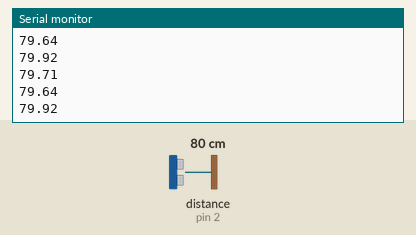
Recording of a sketch running on a simulated Arduino Uno, built with avr-gcc and run on an emulated ATmega328P. Parts: the last lines printed to the serial monitor. Wiring (inferred from the names in the program): ultrasonic range finder: trigger pin 6; echo pin 2. The inputs (shaded band) are chosen by the test bench; at power-on: distance to the obstacle (sensor on pin 2) 80 cm. The echo pulse lasts 58.3 µs per cm.

Above: at 1.2 s.
1.3 s: distance to the obstacle (sensor on pin 2) set to 2 cm
At 2.0 s:
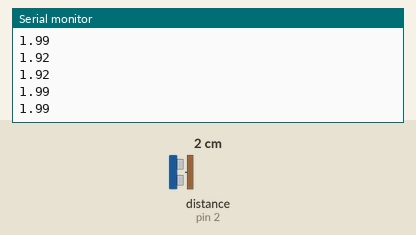
2.8 s: distance to the obstacle (sensor on pin 2) set to 4 cm
At 3.6 s:
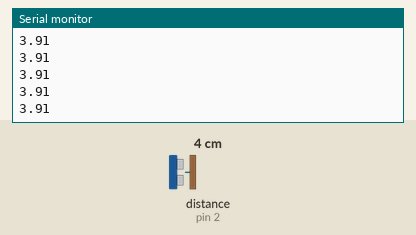
Timing chart, 0 to 5.8 s (numbered marks = the images above; inputs shaded):
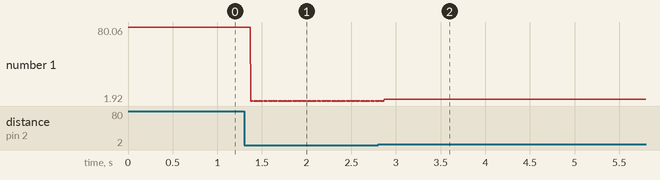

The sketch:

ej2_interrupt.ino
```cpp
/*
Observación:
- Tuve que unificar los handler de RISING y FALLING para
  que funcione.
*/


#define triggPin 6
#define echoPin 2

const float SOUND_SPEED = 0.0343;

volatile unsigned long startTime;
volatile unsigned long endTime;
volatile bool echoReceived = false;
volatile float distance; // (cm)

void emitPulse(){
  digitalWrite(triggPin, 0);
  delayMicroseconds(2);
  digitalWrite(triggPin, 1);
  delayMicroseconds(10);
  digitalWrite(triggPin, 0);
}


void echoReceiverHandler(){
  if (digitalRead(echoPin) == 1){ // RISING
    startTime = micros();
  }
  else { // FALLING
    endTime = micros();
    echoReceived = true;
  }
}


void setup()
{
  pinMode(triggPin, OUTPUT);
  pinMode(echoPin, INPUT);

  attachInterrupt(digitalPinToInterrupt(echoPin), echoReceiverHandler, CHANGE);

  Serial.begin(9600);
}

void loop()
{
  emitPulse();
  if (echoReceived){
    distance = (endTime - startTime) * SOUND_SPEED / 2;
    Serial.println(distance);
    echoReceived = false;
  }
}
```

Measured:
- after the input at 1.3 s, the serial monitor: prints a new line after 0.07 s (image 1)
- after the input at 2.8 s, the serial monitor: prints a new line after 0.07 s (image 2)
- plotted number 1: 79.71 → 1.99 after the input at 1.3 s, 1.99 → 3.9 after the input at 2.8 s
